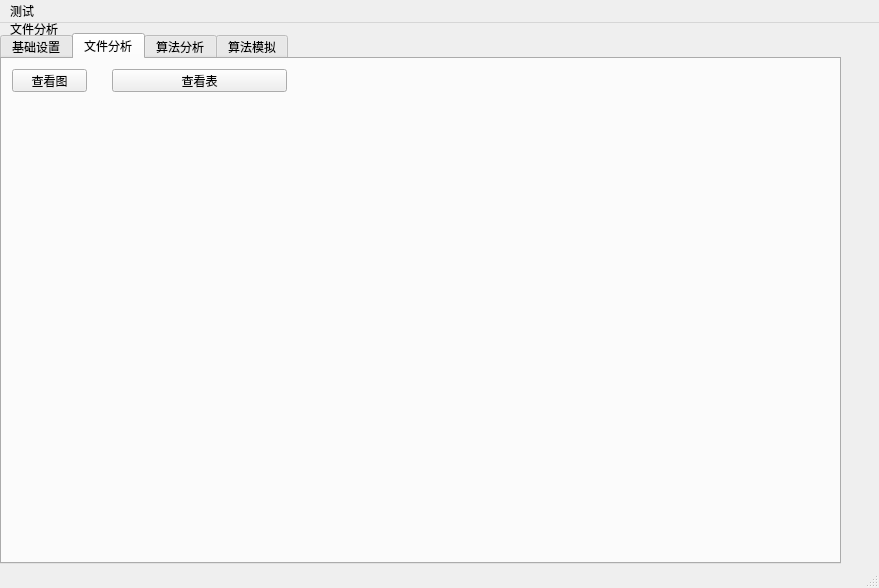
<?xml version="1.0" encoding="UTF-8"?>
<ui version="4.0">
 <class>CFileServer</class>
 <widget class="QMainWindow" name="CFileServer">
  <property name="geometry">
   <rect>
    <x>0</x>
    <y>0</y>
    <width>879</width>
    <height>588</height>
   </rect>
  </property>
  <property name="windowTitle">
   <string>FileServer</string>
  </property>
  <widget class="QWidget" name="centralwidget">
   <property name="enabled">
    <bool>true</bool>
   </property>
   <widget class="QLabel" name="label">
    <property name="geometry">
     <rect>
      <x>10</x>
      <y>0</y>
      <width>54</width>
      <height>12</height>
     </rect>
    </property>
    <property name="text">
     <string>文件分析</string>
    </property>
   </widget>
   <widget class="QTabWidget" name="tabWidget">
    <property name="geometry">
     <rect>
      <x>0</x>
      <y>10</y>
      <width>841</width>
      <height>531</height>
     </rect>
    </property>
    <property name="currentIndex">
     <number>1</number>
    </property>
    <widget class="QWidget" name="tab">
     <attribute name="title">
      <string>基础设置</string>
     </attribute>
     <widget class="QWidget" name="layoutWidget">
      <property name="geometry">
       <rect>
        <x>10</x>
        <y>10</y>
        <width>258</width>
        <height>333</height>
       </rect>
      </property>
      <layout class="QGridLayout" name="gridLayout">
       <item row="0" column="1">
        <widget class="QLineEdit" name="m_pLeServerIp">
         <property name="text">
          <string>127.0.0.1</string>
         </property>
        </widget>
       </item>
       <item row="0" column="0">
        <widget class="QLabel" name="m_pLbServerIp">
         <property name="text">
          <string>IP</string>
         </property>
        </widget>
       </item>
       <item row="4" column="0" colspan="2">
        <widget class="QTextBrowser" name="m_pTextBrowserLog">
         <property name="html">
          <string>&lt;!DOCTYPE HTML PUBLIC &quot;-//W3C//DTD HTML 4.0//EN&quot; &quot;http://www.w3.org/TR/REC-html40/strict.dtd&quot;&gt;
&lt;html&gt;&lt;head&gt;&lt;meta name=&quot;qrichtext&quot; content=&quot;1&quot; /&gt;&lt;style type=&quot;text/css&quot;&gt;
p, li { white-space: pre-wrap; }
&lt;/style&gt;&lt;/head&gt;&lt;body style=&quot; font-family:'SimSun'; font-size:9pt; font-weight:400; font-style:normal;&quot;&gt;
&lt;p style=&quot;-qt-paragraph-type:empty; margin-top:0px; margin-bottom:0px; margin-left:0px; margin-right:0px; -qt-block-indent:0; text-indent:0px; font-family:'SimSun';&quot;&gt;&lt;br /&gt;&lt;/p&gt;&lt;/body&gt;&lt;/html&gt;</string>
         </property>
        </widget>
       </item>
       <item row="1" column="1">
        <widget class="QLineEdit" name="m_pLeServerPort">
         <property name="text">
          <string>3454</string>
         </property>
        </widget>
       </item>
       <item row="3" column="0" colspan="2">
        <widget class="QPushButton" name="m_pBtnListen">
         <property name="text">
          <string>监听</string>
         </property>
        </widget>
       </item>
       <item row="2" column="1">
        <widget class="QLineEdit" name="m_pLeStorePath"/>
       </item>
       <item row="2" column="0">
        <widget class="QPushButton" name="m_pBtnStorePath">
         <property name="text">
          <string>保存路径</string>
         </property>
        </widget>
       </item>
       <item row="1" column="0">
        <widget class="QLabel" name="m_pLbServerPort">
         <property name="text">
          <string>端口</string>
         </property>
        </widget>
       </item>
      </layout>
     </widget>
    </widget>
    <widget class="QWidget" name="tab_2">
     <attribute name="title">
      <string>文件分析</string>
     </attribute>
     <widget class="QPushButton" name="m_pBtnOpenGraph">
      <property name="geometry">
       <rect>
        <x>10</x>
        <y>10</y>
        <width>75</width>
        <height>23</height>
       </rect>
      </property>
      <property name="text">
       <string>查看图</string>
      </property>
     </widget>
     <widget class="QPushButton" name="m_pBtnOpenTable">
      <property name="geometry">
       <rect>
        <x>110</x>
        <y>10</y>
        <width>175</width>
        <height>23</height>
       </rect>
      </property>
      <property name="text">
       <string>查看表</string>
      </property>
     </widget>
    </widget>
    <widget class="QWidget" name="tab_3">
     <attribute name="title">
      <string>算法分析</string>
     </attribute>
     <widget class="QLabel" name="label_2">
      <property name="geometry">
       <rect>
        <x>10</x>
        <y>10</y>
        <width>54</width>
        <height>20</height>
       </rect>
      </property>
      <property name="text">
       <string>加载脚本</string>
      </property>
     </widget>
     <widget class="QLineEdit" name="lineEdit">
      <property name="geometry">
       <rect>
        <x>80</x>
        <y>10</y>
        <width>113</width>
        <height>20</height>
       </rect>
      </property>
     </widget>
     <widget class="QToolButton" name="toolButton">
      <property name="geometry">
       <rect>
        <x>200</x>
        <y>10</y>
        <width>37</width>
        <height>18</height>
       </rect>
      </property>
      <property name="text">
       <string>...</string>
      </property>
     </widget>
    </widget>
    <widget class="QWidget" name="tab_4">
     <attribute name="title">
      <string>算法模拟</string>
     </attribute>
     <widget class="QGroupBox" name="groupBox">
      <property name="geometry">
       <rect>
        <x>10</x>
        <y>10</y>
        <width>271</width>
        <height>431</height>
       </rect>
      </property>
      <property name="title">
       <string>GroupBox</string>
      </property>
     </widget>
     <widget class="QListWidget" name="listWidget">
      <property name="geometry">
       <rect>
        <x>540</x>
        <y>230</y>
        <width>256</width>
        <height>192</height>
       </rect>
      </property>
     </widget>
     <widget class="QPushButton" name="pushButton">
      <property name="geometry">
       <rect>
        <x>540</x>
        <y>230</y>
        <width>251</width>
        <height>31</height>
       </rect>
      </property>
      <property name="text">
       <string>PushButton</string>
      </property>
     </widget>
     <widget class="QTabWidget" name="tabWidget_2">
      <property name="geometry">
       <rect>
        <x>570</x>
        <y>90</y>
        <width>127</width>
        <height>80</height>
       </rect>
      </property>
      <widget class="QWidget" name="tab_5">
       <attribute name="title">
        <string>Tab 1</string>
       </attribute>
      </widget>
      <widget class="QWidget" name="tab_6">
       <attribute name="title">
        <string>Tab 2</string>
       </attribute>
      </widget>
     </widget>
    </widget>
   </widget>
  </widget>
  <widget class="QMenuBar" name="menubar">
   <property name="geometry">
    <rect>
     <x>0</x>
     <y>0</y>
     <width>879</width>
     <height>23</height>
    </rect>
   </property>
   <widget class="QMenu" name="menu">
    <property name="title">
     <string>测试</string>
    </property>
    <addaction name="actiontest01"/>
    <addaction name="actiontest03"/>
    <addaction name="separator"/>
   </widget>
   <addaction name="menu"/>
  </widget>
  <widget class="QStatusBar" name="statusbar"/>
  <action name="actiontest01">
   <property name="text">
    <string>test01</string>
   </property>
  </action>
  <action name="actiontest03">
   <property name="text">
    <string>test03</string>
   </property>
  </action>
 </widget>
 <resources/>
 <connections/>
</ui>
